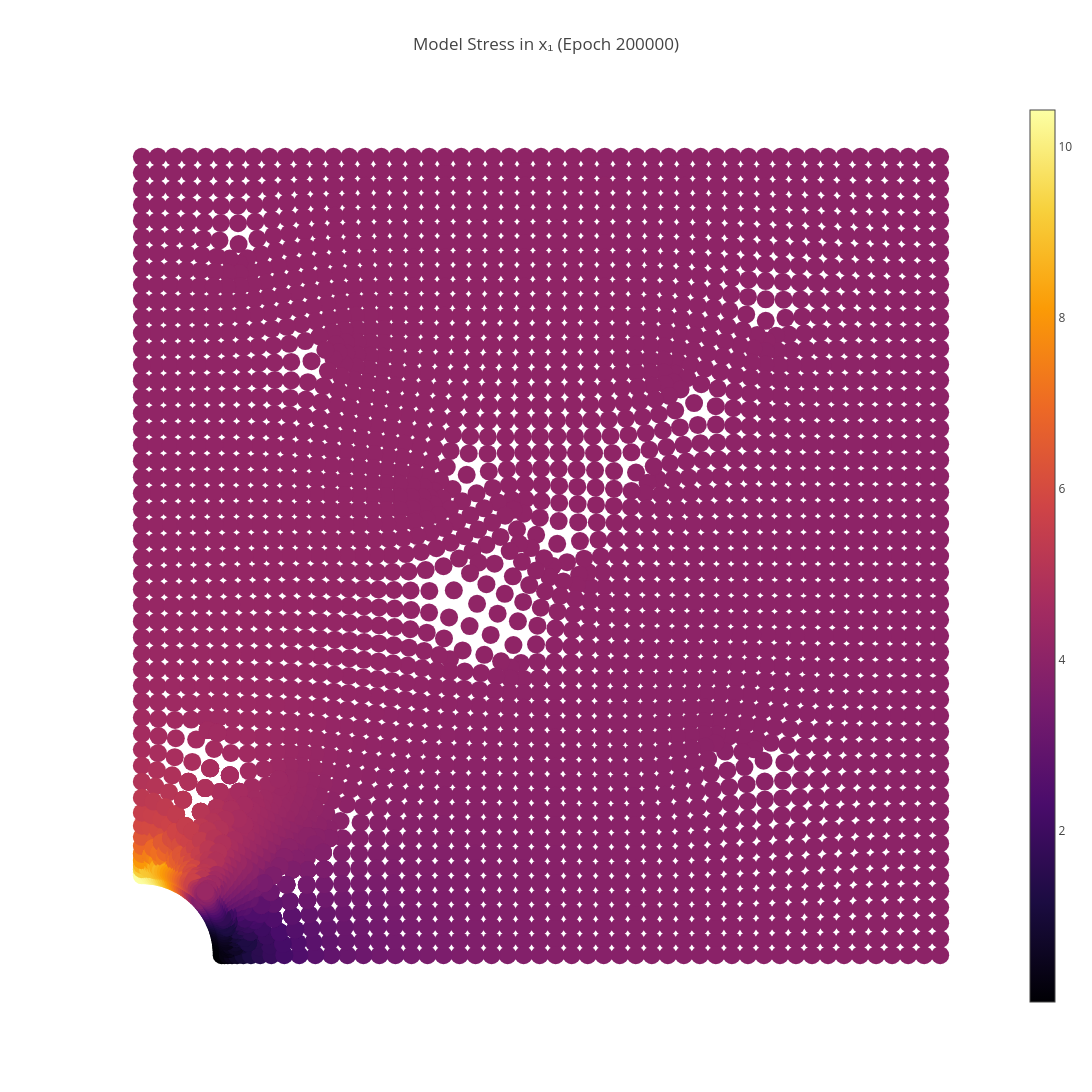
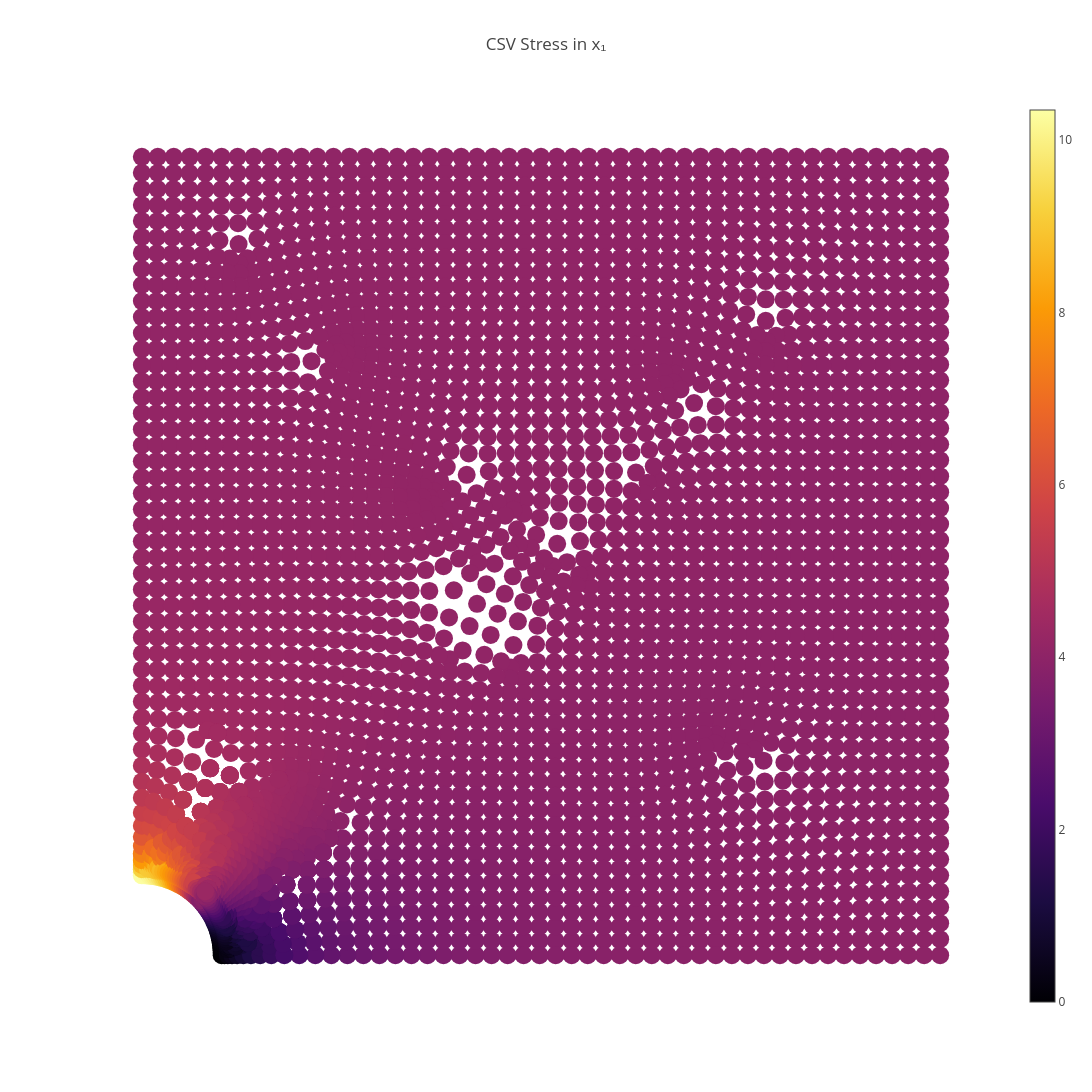
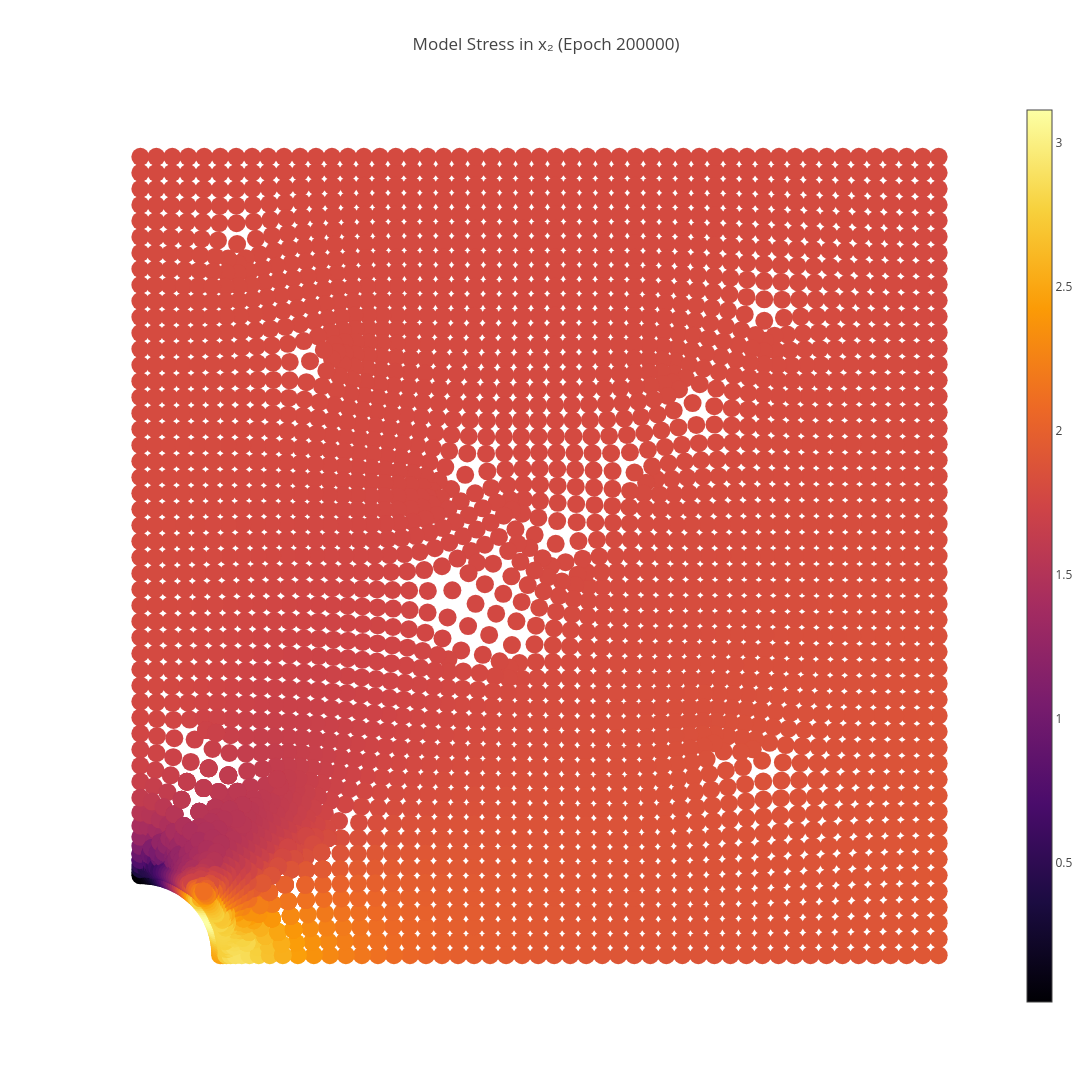
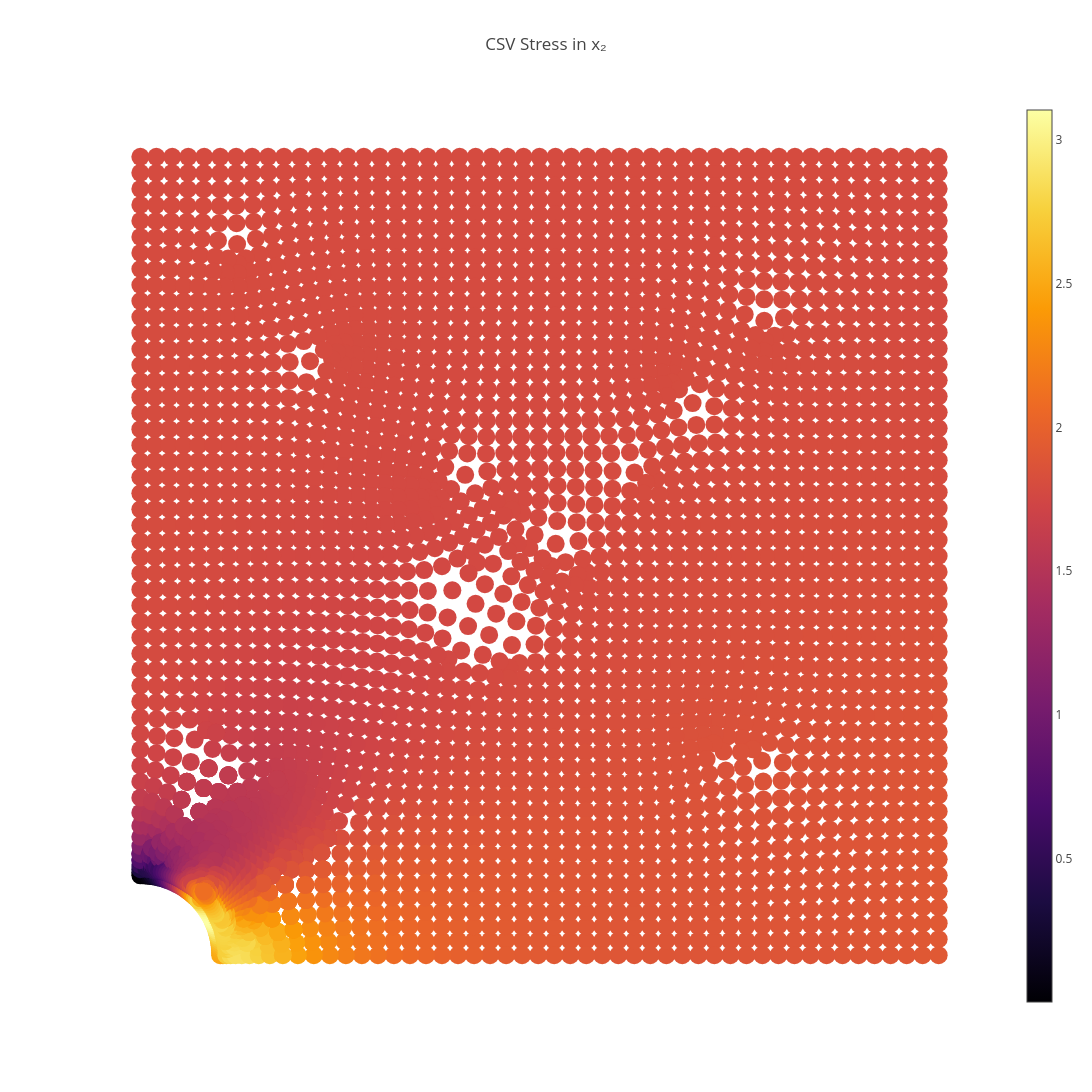

Source (notebook cell) for these figures, in order:
### Code cell
# Load reference data
csv_data = np.loadtxt(file_path, delimiter=',', skiprows=1)
csv_x = csv_data[:, 0]
csv_y = csv_data[:, 1]
csv_val = np.vstack([csv_x, csv_y]).T
csv_sx = csv_data[:, 2]
csv_sy = csv_data[:, 3]
csv_sxy = csv_data[:, 4]
csv_disp_x = csv_data[:, 8]
csv_disp_y = csv_data[:, 9]
csv_piola1_x = csv_data[:, 10]
csv_piola1_y = csv_data[:, 11]
csv_piola1_xy = csv_data[:, 12]
csv_piola2_x = csv_data[:, 13]
csv_piola2_y = csv_data[:, 14]
csv_piola2_xy = csv_data[:, 15]

# Use CSV data as validation domain
csv_val = torch.tensor(np.vstack([csv_x, csv_y]).T, dtype=DTYPE, device=device, requires_grad=True)

# Compute model predictions on the validation domain (CSV points)
disp = net(csv_val)
def_val = csv_val  + disp
stress = torch.vmap(sigma)(csv_val)
stressP = torch.vmap(first_piola_kirchhoff_stress)(csv_val)
stressS = torch.vmap(second_piola_kirchhoff_stress)(csv_val)

@torch.no_grad()
def make_plot(x, y, variable, title, cmap=sequential.Viridis, size=18.0):
    fig = go.Figure()

    # Convert boundary tensors to numpy if needed
    top_np = top.cpu().numpy() if isinstance(top, torch.Tensor) else top
    bottom_np = bottom.cpu().numpy() if isinstance(bottom, torch.Tensor) else bottom
    left_np = left.cpu().numpy() if isinstance(left, torch.Tensor) else left
    right_np = right.cpu().numpy() if isinstance(right, torch.Tensor) else right

    # Plot boundaries
    m = dict(color="black")
    fig.add_trace(go.Scatter(
        x=top_np[:, 0], y=top_np[:, 1],
        mode="lines",
        marker=m,
        hoverinfo='none'
    ))
    fig.add_trace(go.Scatter(
        x=bottom_np[:, 0], y=bottom_np[:, 1],
        mode="lines",
        marker=m,
        hoverinfo='none'
    ))
    fig.add_trace(go.Scatter(
        x=left_np[:, 0], y=left_np[:, 1],
        mode="lines",
        marker=m,
        hoverinfo='none'
    ))
    fig.add_trace(go.Scatter(
        x=right_np[:, 0], y=right_np[:, 1],
        mode="lines",
        marker=m,
        hoverinfo='none'
    ))

    # Convert all inputs to numpy arrays
    if isinstance(x, torch.Tensor):
        x = x.cpu().numpy()
    if isinstance(y, torch.Tensor):
        y = y.cpu().numpy()
    if isinstance(variable, torch.Tensor):
        variable = variable.detach().cpu().numpy()

    # Plot variable values with custom hover text
    m = dict(
        color=variable,
        colorscale=cmap,
        size=size,
        colorbar=dict(thickness=25)
    )

    # Create custom hover text
    hover_text = [f"x: {xi:.4f}<br>y: {yi:.4f}<br>Value: {val:.4f}"
                 for xi, yi, val in zip(x, y, variable)]

    fig.add_trace(go.Scatter(
        x=x,
        y=y,
        marker=m,
        mode="markers",
        hovertext=hover_text,
        hoverinfo="text"
    ))

    # Plot settings
    fig.layout.yaxis.scaleanchor = "x"
    fig.update_layout(
        template="none",
        width=1200,
        height=1200,
        title=title,
        showlegend=False,
        hovermode='closest'
    )
    fig.update_xaxes(visible=False)
    fig.update_yaxes(visible=False)
    fig.show()

# Plot stresses
make_plot(csv_x, csv_y, stress[:, 0, 0], f"Model Stress in x₁ (Epoch {epoch+1})", cmap=sequential.Inferno)
make_plot(csv_x, csv_y, csv_sx, "CSV Stress in x₁", cmap=sequential.Inferno)

make_plot(csv_x, csv_y, stress[:, 1, 1], f"Model Stress in x₂ (Epoch {epoch+1})", cmap=sequential.Inferno)
make_plot(csv_x, csv_y, csv_sy, "CSV Stress in x₂", cmap=sequential.Inferno)

make_plot(csv_x, csv_y, stress[:, 0, 1], f"Model Stress in x₁x₂ (Epoch {epoch+1})", cmap=sequential.Inferno)
make_plot(csv_x, csv_y, csv_sxy, "CSV Stress in x₁x₂", cmap=sequential.Inferno)

# Plot displacements
make_plot(*def_val.T, disp[:, 0], f"Model Displacement in x₁ (Epoch {epoch+1})", cmap=sequential.Inferno)
make_plot(csv_x, csv_y, csv_disp_x, "CSV Displacement in x₁", cmap=sequential.Inferno)

make_plot(*def_val.T, disp[:, 1], f"Model Displacement in x₂ (Epoch {epoch+1})", cmap=sequential.Inferno)
make_plot(csv_x, csv_y, csv_disp_y, "CSV Displacement in x₂", cmap=sequential.Inferno)

# Plot Piola-Kirchhoff stresses
make_plot(csv_x, csv_y, stressP[:, 0, 0], f"Model First Piola Stress in x₁ (Epoch {epoch+1})", cmap=sequential.Inferno)
make_plot(csv_x, csv_y, csv_piola1_x, "CSV First Piola Stress in x₁", cmap=sequential.Inferno)
make_plot(csv_x, csv_y, stressP[:, 1, 1], f"Model First Piola Stress in x₂ (Epoch {epoch+1})", cmap=sequential.Inferno)
make_plot(csv_x, csv_y, csv_piola1_y, "CSV First Piola Stress in x₂", cmap=sequential.Inferno)
make_plot(csv_x, csv_y, stressP[:, 0, 1], f"Model First Piola Stress in x₁x₂ (Epoch {epoch+1})", cmap=sequential.Inferno)
make_plot(csv_x, csv_y, csv_piola1_xy, "CSV First Piola Stress in x₁x₂", cmap=sequential.Inferno)
